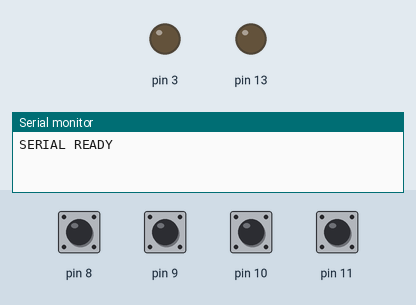
This sketch was run on a simulated Arduino Uno, built with avr-gcc and run on an emulated ATmega328P. Parts: output pins drawn as LEDs (lit = HIGH), the last lines printed to the serial monitor. The test bench sets the inputs (shaded band); at power-on: pin 8–11 HIGH.

Above: at 1.2 s.
1.3 s: pin 8 pulled LOW for 0.15 s
At 6.58 s:
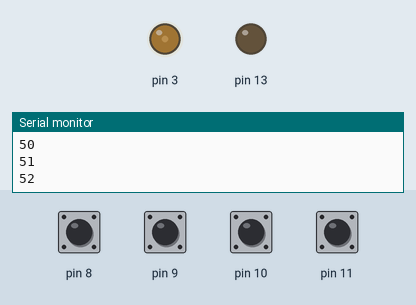
At 15.7 s:
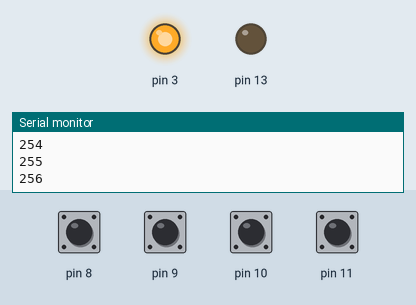
Timing chart, 0 to 17.2 s (numbered marks = the images above; inputs shaded):
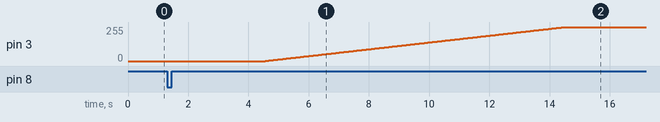

The sketch:

micros_Lab6.ino
```cpp
int accDelay;
bool plus, minus, mot, light;
bool once = true;
int spid = 0;
int wait;

void setup() {
  Serial.begin(9600);
  pinMode(13,OUTPUT);

  //Switchs Proto
  pinMode(8, INPUT_PULLUP);
  pinMode(9, INPUT_PULLUP);
  pinMode(10, INPUT_PULLUP);
  pinMode(11, INPUT_PULLUP);
  Serial.println("SERIAL READY");
}

void loop() {
  plus  = !digitalRead(11);
  minus = !digitalRead(10);
  mot   = !digitalRead(8);
  light = !digitalRead(9);

  if ((plus != minus) and (once)) { //Count Up or Down
    if(plus){
      Serial.println("accelerate in 5 sgs");
      delay(1000);
      accelerate(5,1);
    }else{
      Serial.println("deaccelerate in 5 sgs");
      analogWrite(3,255);
      delay(500);
      accelerate(5,-1);
    }

    // Run only once
    once = false;
  }
  if ((once == false) and (plus == minus) and (plus == 0)) { //One Time press Selection
    once = true;
    delay(100);
  }
  if (light != mot) {    //Sequence Selector
    wait = millis();
    while((!digitalRead(8))and((millis()-wait) < 3001));
    accelerate(3,0);
    Serial.println("accelerate in 5 sgs");
    delay(100);
    accelerate(10,1);
  }
}

void accelerate (int tiemp, int behave){
  if(behave != 0){
    if(behave>0){
      spid=1;
    }else{
      spid=255;
    }
    while((spid < 256) and (spid > 0)){
      analogWrite(3,spid);
      delay(tiemp*1000/256);
      spid=spid+behave;
      Serial.println(spid);
    }
  }else{
    delay(tiemp*1000);
  }
}
```

Measured:
- after the input at 1.3 s, pin 3: moves from 0/255 to 255/255 over 9.9 s, starting after 3.3 s
